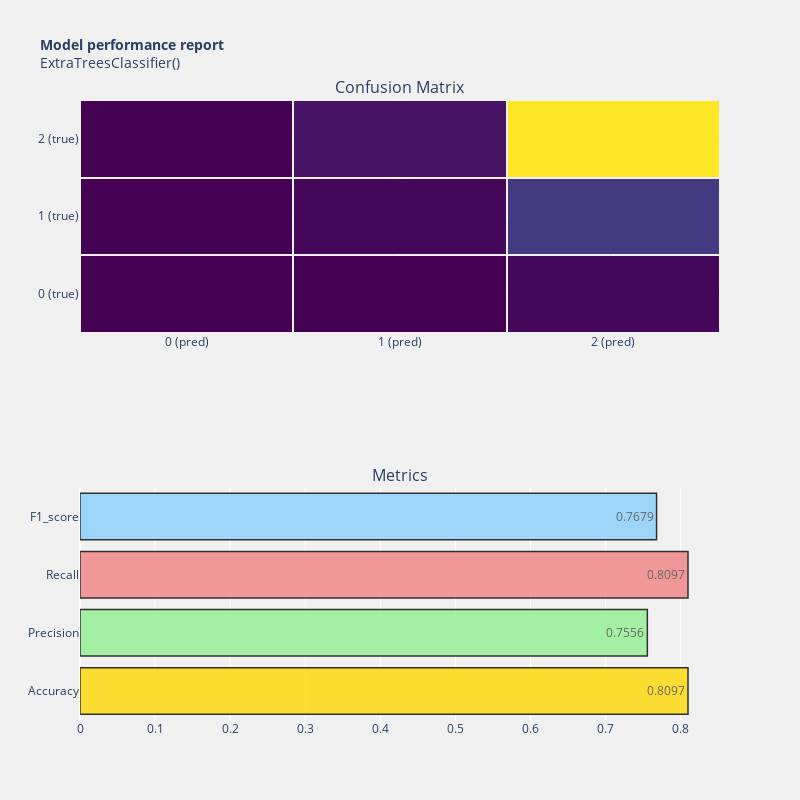

Write notebook code for a chart like this one.
### Code cell
model_performance(extree,Y_test,y_pred)

### Figure 1 — Plotly figure (JSON) as saved in the notebook; plotly's stock layout.template omitted (floating-point values rounded to 4 significant figures)
{"data": [{"colorscale": [[0, "#440154"], [0.1111, "#482878"], [0.2222, "#3e4989"], [0.3333, "#31688e"], [0.4444, "#26828e"], [0.5556, "#1f9e89"], [0.6667, "#35b779"], [0.7778, "#6ece58"], [0.8889, "#b5de2b"], [1, "#fde725"]], "showscale": false, "type": "heatmap", "x": ["0 (pred)", "1 (pred)", "2 (pred)"], "xaxis": "x", "xgap": 2, "y": ["0 (true)", "1 (true)", "2 (true)"], "yaxis": "y", "ygap": 2, "z": [[1, 3, 48], [0, 50, 502], [0, 150, 2941]]}, {"marker": {"color": ["gold", "lightgreen", "lightcoral", "lightskyblue"], "line": {"color": "#000000", "width": 1.5}}, "opacity": 0.8, "orientation": "h", "text": [0.8097, 0.7556, 0.8097, 0.7679], "textposition": "auto", "type": "bar", "x": [0.8097, 0.7556, 0.8097, 0.7679], "xaxis": "x2", "y": ["Accuracy", "Precision", "Recall", "F1_score"], "yaxis": "y2"}], "layout": {"annotations": [{"font": {"size": 16}, "showarrow": false, "text": "Confusion Matrix", "x": 0.5, "xanchor": "center", "xref": "paper", "y": 1, "yanchor": "bottom", "yref": "paper"}, {"font": {"size": 16}, "showarrow": false, "text": "Metrics", "x": 0.5, "xanchor": "center", "xref": "paper", "y": 0.375, "yanchor": "bottom", "yref": "paper"}], "autosize": true, "height": 800, "paper_bgcolor": "rgba(240,240,240, 0.95)", "plot_bgcolor": "rgba(240,240,240, 0.95)", "showlegend": false, "title": {"font": {"size": 14}, "text": "<b>Model performance report</b><br>ExtraTreesClassifier()"}, "width": 800, "xaxis": {"anchor": "y", "domain": [0, 1]}, "xaxis2": {"anchor": "y2", "domain": [0, 1]}, "yaxis": {"anchor": "x", "domain": [0.625, 1]}, "yaxis2": {"anchor": "x2", "domain": [0, 0.375]}}}
